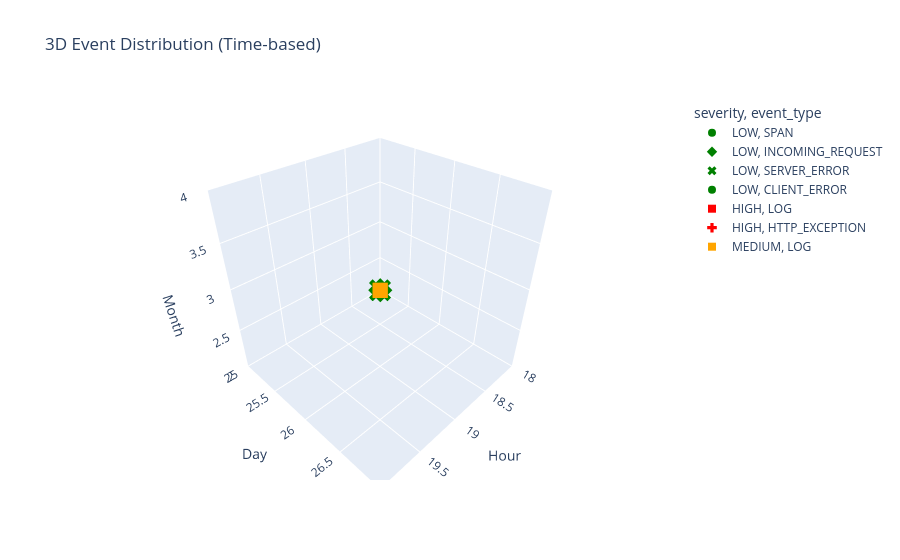

Source (notebook cell):
### Markdown cell above
### 7.3 Interactive 3D Scatter Plot

### Code cell
if not df.empty:
    # Create numeric columns for 3D visualization
    df['hour'] = df['timestamp'].dt.hour
    df['day'] = df['timestamp'].dt.day
    df['month'] = df['timestamp'].dt.month
    
    # Create 3D scatter plot
    fig = px.scatter_3d(df, x='hour', y='day', z='month',
                        color='severity', symbol='event_type',
                        title='3D Event Distribution (Time-based)',
                        color_discrete_map={'LOW': 'green', 'MEDIUM': 'orange',
                                           'HIGH': 'red', 'CRITICAL': 'darkred'})
    fig.update_layout(scene=dict(xaxis_title='Hour',
                                 yaxis_title='Day',
                                 zaxis_title='Month'))
    fig.show()

### Figure 1 — Plotly figure (JSON) as saved in the notebook; plotly's stock layout.template omitted (floating-point values rounded to 4 significant figures; data arrays with more than 128 entries replaced by an {"elided": "..."} marker saying what was removed)
{"data": [{"hovertemplate": "severity=LOW<br>event_type=SPAN<br>hour=%{x}<br>day=%{y}<br>month=%{z}<extra></extra>", "legendgroup": "LOW, SPAN", "marker": {"color": "green", "symbol": "circle"}, "mode": "markers", "name": "LOW, SPAN", "scene": "scene", "showlegend": true, "type": "scatter3d", "x": {"elided": "140 int values"}, "y": {"elided": "140 int values"}, "z": {"elided": "140 int values"}}, {"hovertemplate": "severity=LOW<br>event_type=INCOMING_REQUEST<br>hour=%{x}<br>day=%{y}<br>month=%{z}<extra></extra>", "legendgroup": "LOW, INCOMING_REQUEST", "marker": {"color": "green", "symbol": "diamond"}, "mode": "markers", "name": "LOW, INCOMING_REQUEST", "scene": "scene", "showlegend": true, "type": "scatter3d", "x": [19, 19, 19, 19, 19, 19, 19, 19, 19, 19, 19, 19, 19, 19, 19, 19, 19, 19, 19, 19, 19, 19, 19, 19, 19, 19, 19, 19, 19, 19, 19, 19, 19, 19, 19, 19, 19, 19, 19, 19, 19, 19, 19, 19, 19, 19, 19, 19, 19, 19, 19, 19, 19, 19], "y": [26, 26, 26, 26, 26, 26, 26, 26, 26, 26, 26, 26, 26, 26, 26, 26, 26, 26, 26, 26, 26, 26, 26, 26, 26, 26, 26, 26, 26, 26, 26, 26, 26, 26, 26, 26, 26, 26, 26, 26, 26, 26, 26, 26, 26, 26, 26, 26, 26, 26, 26, 26, 26, 26], "z": [3, 3, 3, 3, 3, 3, 3, 3, 3, 3, 3, 3, 3, 3, 3, 3, 3, 3, 3, 3, 3, 3, 3, 3, 3, 3, 3, 3, 3, 3, 3, 3, 3, 3, 3, 3, 3, 3, 3, 3, 3, 3, 3, 3, 3, 3, 3, 3, 3, 3, 3, 3, 3, 3]}, {"hovertemplate": "severity=LOW<br>event_type=SERVER_ERROR<br>hour=%{x}<br>day=%{y}<br>month=%{z}<extra></extra>", "legendgroup": "LOW, SERVER_ERROR", "marker": {"color": "green", "symbol": "x"}, "mode": "markers", "name": "LOW, SERVER_ERROR", "scene": "scene", "showlegend": true, "type": "scatter3d", "x": [19, 19, 19, 19, 19, 19, 19, 19, 19, 19, 19, 19, 19, 19, 19, 19, 19, 19, 19, 19, 19, 19, 19, 19, 19, 19, 19, 19, 19, 19, 19, 19, 19], "y": [26, 26, 26, 26, 26, 26, 26, 26, 26, 26, 26, 26, 26, 26, 26, 26, 26, 26, 26, 26, 26, 26, 26, 26, 26, 26, 26, 26, 26, 26, 26, 26, 26], "z": [3, 3, 3, 3, 3, 3, 3, 3, 3, 3, 3, 3, 3, 3, 3, 3, 3, 3, 3, 3, 3, 3, 3, 3, 3, 3, 3, 3, 3, 3, 3, 3, 3]}, {"hovertemplate": "severity=LOW<br>event_type=CLIENT_ERROR<br>hour=%{x}<br>day=%{y}<br>month=%{z}<extra></extra>", "legendgroup": "LOW, CLIENT_ERROR", "marker": {"color": "green", "symbol": "circle"}, "mode": "markers", "name": "LOW, CLIENT_ERROR", "scene": "scene", "showlegend": true, "type": "scatter3d", "x": [19, 19, 19, 19, 19, 19, 19, 19, 19, 19, 19, 19, 19, 19], "y": [26, 26, 26, 26, 26, 26, 26, 26, 26, 26, 26, 26, 26, 26], "z": [3, 3, 3, 3, 3, 3, 3, 3, 3, 3, 3, 3, 3, 3]}, {"hovertemplate": "severity=HIGH<br>event_type=LOG<br>hour=%{x}<br>day=%{y}<br>month=%{z}<extra></extra>", "legendgroup": "HIGH, LOG", "marker": {"color": "red", "symbol": "square"}, "mode": "markers", "name": "HIGH, LOG", "scene": "scene", "showlegend": true, "type": "scatter3d", "x": [19, 19, 19, 19, 19, 19, 19, 19, 19, 19, 19, 19, 19, 19, 19, 19, 19, 19, 19, 19, 19, 19, 19, 19, 19, 19, 19, 19, 19, 19, 19, 19, 19], "y": [26, 26, 26, 26, 26, 26, 26, 26, 26, 26, 26, 26, 26, 26, 26, 26, 26, 26, 26, 26, 26, 26, 26, 26, 26, 26, 26, 26, 26, 26, 26, 26, 26], "z": [3, 3, 3, 3, 3, 3, 3, 3, 3, 3, 3, 3, 3, 3, 3, 3, 3, 3, 3, 3, 3, 3, 3, 3, 3, 3, 3, 3, 3, 3, 3, 3, 3]}, {"hovertemplate": "severity=HIGH<br>event_type=HTTP_EXCEPTION<br>hour=%{x}<br>day=%{y}<br>month=%{z}<extra></extra>", "legendgroup": "HIGH, HTTP_EXCEPTION", "marker": {"color": "red", "symbol": "cross"}, "mode": "markers", "name": "HIGH, HTTP_EXCEPTION", "scene": "scene", "showlegend": true, "type": "scatter3d", "x": [19, 19, 19, 19], "y": [26, 26, 26, 26], "z": [3, 3, 3, 3]}, {"hovertemplate": "severity=MEDIUM<br>event_type=LOG<br>hour=%{x}<br>day=%{y}<br>month=%{z}<extra></extra>", "legendgroup": "MEDIUM, LOG", "marker": {"color": "orange", "symbol": "square"}, "mode": "markers", "name": "MEDIUM, LOG", "scene": "scene", "showlegend": true, "type": "scatter3d", "x": [19, 19], "y": [26, 26], "z": [3, 3]}], "layout": {"legend": {"title": {"text": "severity, event_type"}, "tracegroupgap": 0}, "scene": {"domain": {"x": [0, 1], "y": [0, 1]}, "xaxis": {"title": {"text": "Hour"}}, "yaxis": {"title": {"text": "Day"}}, "zaxis": {"title": {"text": "Month"}}}, "title": {"text": "3D Event Distribution (Time-based)"}}}
